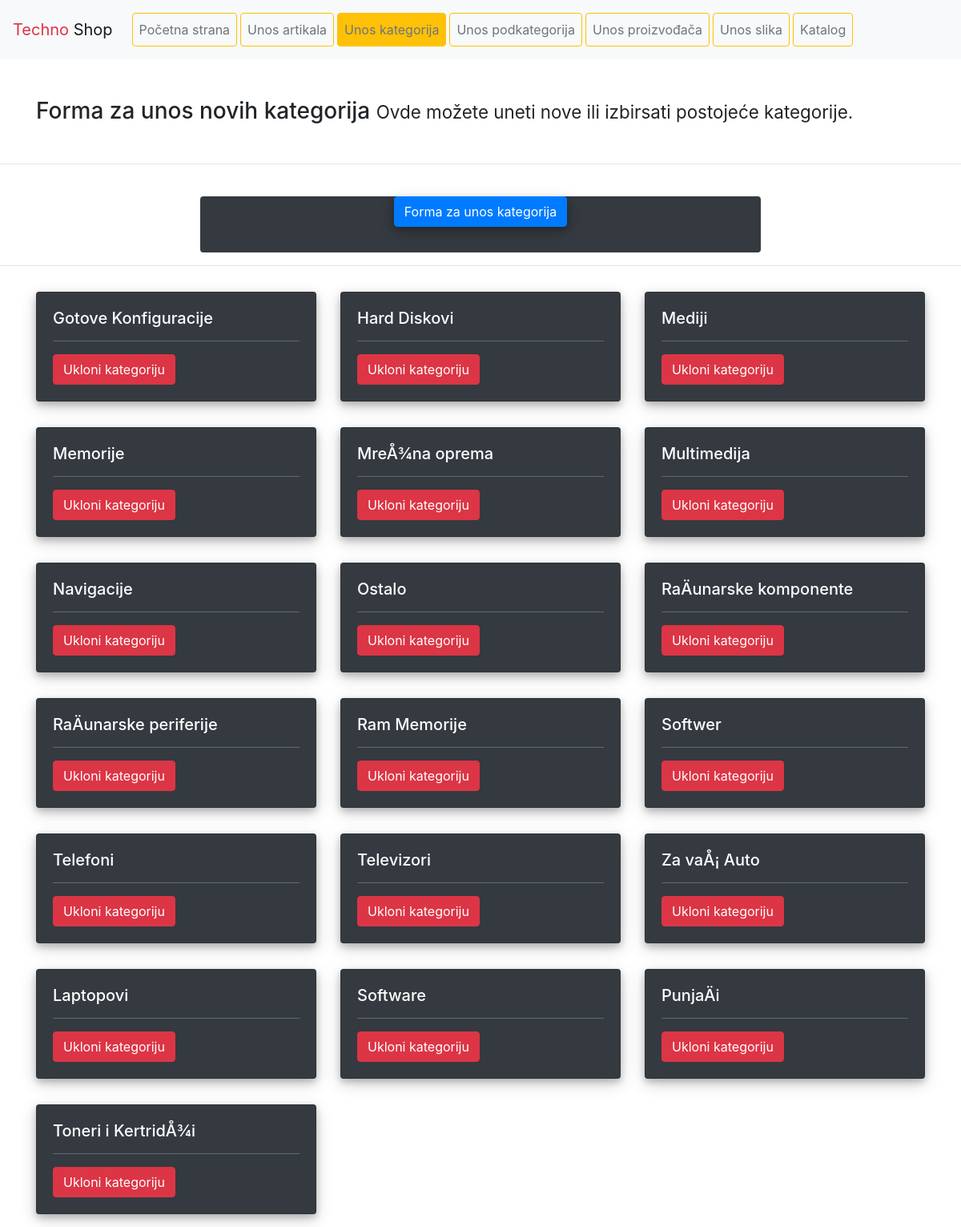
/php/kategorije/unosKategorija.php, run on the app's committed database.
### tables this page shows
CREATE TABLE IF NOT EXISTS `kategorije` (
  `kategorija_id` int(11) NOT NULL AUTO_INCREMENT,
  `kategorija_naziv` varchar(128) NOT NULL,
  PRIMARY KEY (`kategorija_id`),
  UNIQUE KEY `kategorija_id_UNIQUE` (`kategorija_id`)
);

### php/kategorije/unosKategorija.php (the view, shortened to what this page needs)
<?php
include_once('../header.php');
?>
  <nav class="navbar navbar-expand-lg navbar-light bg-light">
    <a class="navbar-brand" href="../index.php"><span class="text-danger">Techno</span> <span>Shop</span></a>
    <div class="collapse navbar-collapse" id="navbarNavAltMarkup">
      <div class="navbar-nav p-1 m-1">
        <a href="../index.php" class="nav-link btn btn-outline-warning text-secondary mr-1">Početna strana</a>
        <a href="../artikli/unosArtikl.php" class="nav-link btn btn-outline-warning text-secondary mr-1">Unos artikala<span class="sr-only">(current)</span></a>
        <a href="../kategorije/unosKategorija.php" class="nav-link btn btn-outline-warning text-secondary mr-1 active">Unos kategorija</a>
        <a href="../podkategorije/unosPodkategorija.php" class="nav-link btn btn-outline-warning text-secondary mr-1">Unos podkategorija</a>
        <a href="../proizvodjac/unosProizvodjac.php" class="nav-link btn btn-outline-warning text-secondary mr-1">Unos proizvođača</a>
        <a href="../slike/unosSlika.php" class="nav-link btn btn-outline-warning text-secondary mr-1">Unos slika</a>
        <a href="../katalog/katalog.php" class="nav-link btn btn-outline-warning text-secondary mr-1">Katalog</a>
      </div>
    </div>
  </nav>
<br>
<br>
<div class="container">
    <h3>
        Forma za unos novih kategorija
        <small>
            Ovde možete uneti nove ili izbirsati postojeće kategorije.
        </small>
    </h3>
</div>
<br>
<hr>
<br>
<div class="container col-lg-7 col-md-7 text-center bg-dark pb-3 rounded">
    <p>
        <a class="btn btn-primary"
           style="box-shadow: 0 4px 8px 0 rgba(0, 0, 0, 0.2), 0 6px 20px 0 rgba(0, 0, 0, 0.19);"
           data-toggle="collapse" href="#collapseExample" role="button" aria-expanded="false"
           aria-controls="collapseExample">
            Forma za unos kategorija
        </a>
    </p>
</div>
<hr>
<div class="container">
    <div class="row">
        <?php
        try {
            $pdo = Database::connect();
            $query = $pdo->prepare(
                'SELECT * FROM TechnoShop.Kategorije'
            );
            $query->execute();
            while ($row = $query->fetch()) {
                echo '<div class="col-sm-6 col-md-6 col-lg-4 my-3">
                <div class="card text-white bg-dark" style="box-shadow: 0 4px 8px 0 rgba(0, 0, 0, 0.2), 0 6px 20px 0 rgba(0, 0, 0, 0.19);">
                    <div class="card-body">
                        <h5 class="card-title">' . $row['kategorija_naziv'] . '</h5>
                        <hr class="bg-secondary">
                        <a href="ukloniKategoriju.php?id=' . $row['kategorija_id'] . '">
                            <button class="btn btn-danger">Ukloni kategoriju</button>
                        </a>
                    </div>
                </div>
            </div>';
            }
        } catch (PDOException $e) {
            echo $e->getMessage();
        }
        ?>
    </div>
</div>
<?php
    include_once('../footer.php');
?>

### data on the page
kategorije: kategorija_naziv "Gotove Konfiguracije"
kategorije: kategorija_naziv "Hard Diskovi"
kategorije: kategorija_naziv "Mediji"
kategorije: kategorija_naziv "Memorije"
kategorije: kategorija_naziv "MreÅ¾na oprema"
kategorije: kategorija_naziv "Multimedija"
kategorije: kategorija_naziv "Navigacije"
kategorije: kategorija_naziv "Ostalo"
kategorije: kategorija_naziv "RaÄunarske komponente"
kategorije: kategorija_naziv "RaÄunarske periferije"
kategorije: kategorija_naziv "Ram Memorije"
kategorije: kategorija_naziv "Softwer"
kategorije: kategorija_naziv "Telefoni"
kategorije: kategorija_naziv "Televizori"
kategorije: kategorija_naziv "Za vaÅ¡ Auto"
kategorije: kategorija_naziv "Laptopovi"
kategorije: kategorija_naziv "Software"
kategorije: kategorija_naziv "PunjaÄi"
kategorije: kategorija_naziv "Toneri i KertridÅ¾i"
